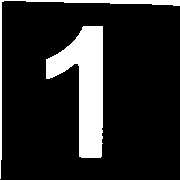
#> input picture module/training_images/1.jpg, 180 x 180 px, found by its file name
$ python test_ImageProcessor.py   (older library calls are emulated)
#> lines starting #> are read from the running program, lines starting #| are printed output that depends on the picture; after the words box and inside, x2 and y2 are one past the last pixel; in counts of white or black regions, pixels touching at a corner belong together
### module/ImageProcessor.py
import cv2 as cv2
import numpy as np
import queue as queue
from picamera import PiCamera
import imutils
import time
import sys


class ImageProcessor():
    def __init__(self):
        global referenceImg, cntRef1, cntRef2, cntRef3
        self.jobs = queue.Queue()

        referenceImg = cv2.imread("./training_images/1.jpg")
#> referenceImg is the input picture: shape (180, 180, 3); min 0, max 255, mean 37.6
        referenceImg = cv2.cvtColor(referenceImg, cv2.COLOR_BGR2GRAY)
#> referenceImg: shape (180, 180)
        retT, thT = cv2.threshold(referenceImg, 0, 255, cv2.THRESH_BINARY)
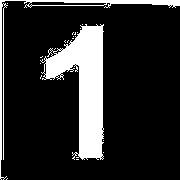
#> thT: shape (180, 180); 16.4% white; 20 white regions (18 under 20 px)
        imgT, contoursT, hT = cv2.findContours(
            thT, cv2.RETR_EXTERNAL, cv2.CHAIN_APPROX_SIMPLE)
#> contoursT = 20 contours, 18 with area under 20; largest, box (x1, y1, x2, y2) and area: (40, 24, 104, 160) 3885, (0, 0, 180, 180) 822; hT = 20 rows, first 6: [1, -1, -1, -1], [2, 0, -1, -1], [3, 1, -1, -1], [4, 2, -1, -1], [5, 3, -1, -1], [6, 4, -1, -1]
        for cnt in contoursT:
            approxT = cv2.approxPolyDP(
                cnt, 0.01 * cv2.arcLength(cnt, True), True)
            if (len(approxT) == 7):
                cntRef1 = cnt
                break
#> this loop made 20 passes
#> approxT on passes 1, 2, 3, 4, 6, 7, 8, 9, 10, 11, 12, 13: [[7, 178], [6, 179]], [[76, 159], [78, 159]], [[103, 152]], [[103, 140]], [[40, 63]], [[42, 56], [41, 57], [40, 57], [41, 57]], [[55, 48], [54, 49]], [[68, 40], [67, 41], [67, 42], [67, 41]], [[65, 40], [64, 41], [65, 42], [64, 41]], [[72, 38], [73, 38]], [[73, 36]], [[77, 32]]

        referenceImg2 = cv2.imread("./training_images/2.jpg")
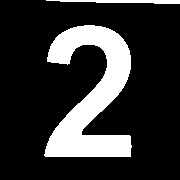
#> input picture module/training_images/2.jpg, 180 x 180 px, found by its file name
#> referenceImg2 is the input picture: shape (180, 180, 3); min 0, max 255, mean 49.9
        referenceImg2 = cv2.cvtColor(referenceImg2, cv2.COLOR_BGR2GRAY)
#> referenceImg2: shape (180, 180)
        retT, thT = cv2.threshold(referenceImg2, 0, 255, cv2.THRESH_BINARY)
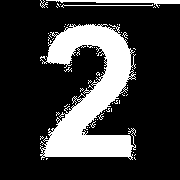
#> thT: shape (180, 180); 22.5% white; 58 white regions (54 under 20 px)
        imgT, contoursT, hT = cv2.findContours(
            thT, cv2.RETR_EXTERNAL, cv2.CHAIN_APPROX_SIMPLE)
#> contoursT = 58 contours, 56 with area under 20; largest, box (x1, y1, x2, y2) and area: (40, 24, 136, 160) 6177, (46, 0, 180, 8) 235; hT = 58 rows, first 6: [1, -1, -1, -1], [2, 0, -1, -1], [3, 1, -1, -1], [4, 2, -1, -1], [5, 3, -1, -1], [6, 4, -1, -1]
        for cnt in contoursT:
            approxT = cv2.approxPolyDP(
                cnt, 0.01 * cv2.arcLength(cnt, True), True)
            if (len(approxT) == 7):
                cntRef2 = cnt
                break
#> this loop made 58 passes
#> approxT on passes 1, 3, 4, 5, 7, 8, 9, 11, 12, 15, 16, 18: [[43, 159]], [[134, 157], [134, 158], [135, 159], [134, 158]], [[135, 154], [134, 155]], [[133, 152]], [[128, 128], [129, 129]], [[89, 127]], [[87, 127]], [[97, 119]], [[95, 119]], [[104, 111]], [[111, 108], [111, 111]], [[69, 104]]
#> (cnt, approxT) on passes 2, 50: ([[46, 158], [46, 159], [47, 158]], [[47, 158], [46, 158], [46, 159]]), ([[154, 6], [153, 7], [154, 6], [155, 7]], [[155, 7], [154, 6], [153, 7], [154, 6]])

        referenceImg3 = cv2.imread("./training_images/3.jpg")
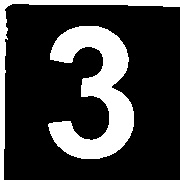
#> input picture module/training_images/3.jpg, 180 x 180 px, found by its file name
#> referenceImg3 is the input picture: shape (180, 180, 3); min 0, max 255, mean 59.7
        referenceImg3 = cv2.cvtColor(referenceImg3, cv2.COLOR_BGR2GRAY)
#> referenceImg3: shape (180, 180)
        retT, thT = cv2.threshold(referenceImg3, 0, 255, cv2.THRESH_BINARY)
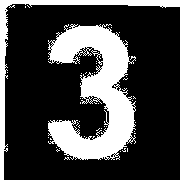
#> thT: shape (180, 180); 26.1% white; 43 white regions (41 under 20 px)
        imgT, contoursT, hT = cv2.findContours(
            thT, cv2.RETR_EXTERNAL, cv2.CHAIN_APPROX_SIMPLE)
#> contoursT = 43 contours, 41 with area under 20; largest, box (x1, y1, x2, y2) and area: (48, 24, 136, 160) 6134, (0, 0, 180, 180) 1552; hT = 43 rows, first 6: [1, -1, -1, -1], [2, 0, -1, -1], [3, 1, -1, -1], [4, 2, -1, -1], [5, 3, -1, -1], [6, 4, -1, -1]
        for cnt in contoursT:
            approxT = cv2.approxPolyDP(
                cnt, 0.01 * cv2.arcLength(cnt, True), True)
            if (len(approxT) == 7):
                cntRef3 = cnt
                break
#> this loop made 43 passes
#> approxT on passes 2, 4, 6, 7, 8, 9, 10, 11, 12, 13, 14, 15: [[120, 151]], [[127, 148], [127, 151]], [[56, 147]], [[50, 138], [50, 139], [51, 139]], [[48, 137]], [[84, 136]], [[134, 133], [135, 133]], [[134, 131]], [[101, 128]], [[99, 128], [97, 130], [96, 130], [97, 130]], [[106, 126]], [[104, 126]]

    # Continue to take photos and save photos when requested from PC
    def captureTest(self):
        global camera
        camera = PiCamera(resolution=(340, 240))
        camera.rotation = 270
        currentPath = str(sys.path[0])
        name = str(time.time())
        try:
            camera.capture(
                currentPath+"/capture/{}.jpg".format(name))
            print("Captured Image")
            return name
        except Exception as e:
            print("Exception in Capture: "+str(e))
        finally:
            if (camera != None):
                camera.close()

    # [18 lines left out: function capture, not called in this run]

    global mse

    # [57 lines left out: functions mse, processTest, processImage, not called in this run]

    global checkImage

    # [185 lines left out: functions checkImageTest, checkImage, not called in this run]

### test_ImageProcessor.py
from module.ImageProcessor import *

if __name__ == '__main__':
    cv_process = ImageProcessor()
    cv_process.captureTest()
#> (the call stopped at in captureTest, `camera = PiCamera(resolution=(340, 240))`: picamera is not available in this run)
